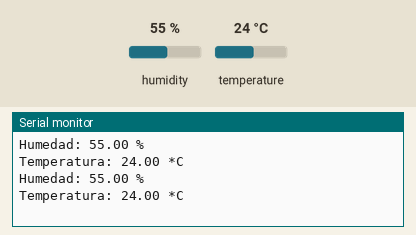
This sketch was run on a simulated Arduino Uno, built with avr-gcc and run on an emulated ATmega328P. On the bench: the last lines printed to the serial monitor. The inputs (shaded band) are chosen by the test bench; at power-on: humidity 55 %, temperature 24 °C.

Above: at 10.8 s.
10.9 s: humidity set to 22 %
At 15.6 s:
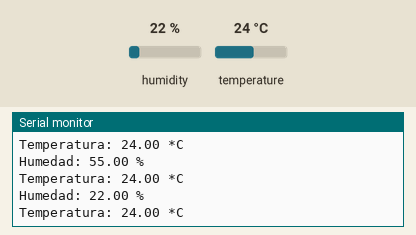
18.4 s: temperature set to 12 °C
At 21.6 s:
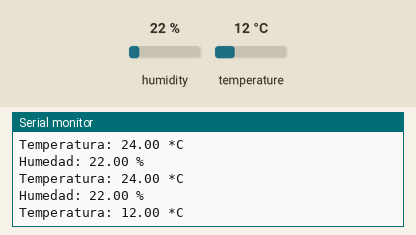
25.9 s: humidity set to 40 %
At 31.0 s:
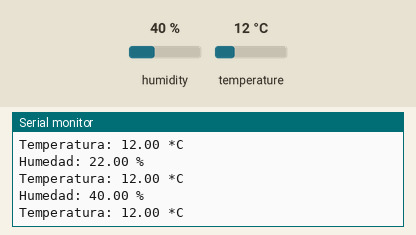
Timing chart, 0 to 32.5 s (numbered marks = the images above; inputs shaded):
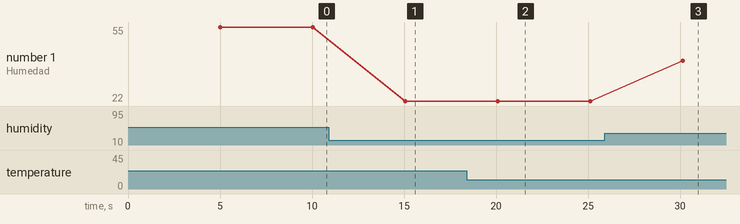

Measured:
- after the input at 10.9 s, the serial monitor: prints a new line after 4.2 s (image 1)
- after the input at 18.4 s, the serial monitor: prints a new line after 1.7 s (image 2)
- after the input at 25.9 s, the serial monitor: prints a new line after 4.2 s (image 3)
- plotted number 1: 55 → 22 after the input at 10.9 s, 22 → 40 after the input at 25.9 s

The sketch:

Demo03_DTH11_PCB_ESP8266.ino
```cpp
#include "DHT.h"
#define PinSensor 4
#define Tipo DHT11  // Tipo de sensor Opciones DHT11, DHT22, DHT21
// DHT11 - Temperatura 0 a 50 c +- 2c      Humedad  20 a 90% +- 4%
// DTH22 - Temperatura -40 a 80 c +- 0.5c  Humedad  0 a 100% +- 2%

DHT dht(PinSensor, Tipo);

void setup() {
  Serial.begin(115200);
  dht.begin();
}

void loop() {
  delay(5000);  // Mínimo 2000
  float humedad = dht.readHumidity();
  float temperatura = dht.readTemperature();
  Serial.print("Humedad: ");
  Serial.print(humedad);
  Serial.println(" %");
  Serial.print("Temperatura: ");
  Serial.print(temperatura);
  Serial.println(" *C");
}
```
